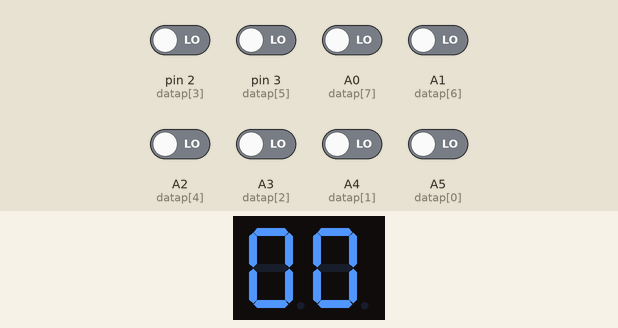
This sketch was run on a simulated Arduino Uno, built with avr-gcc and run on an emulated ATmega328P. On the bench: 2-digit seven-segment display. Wiring (inferred from the names in the program): 2-digit 7-segment display, segments lit when HIGH: segments pin 11, pin 12, pin 5, pin 7, pin 8, pin 10, pin 9; digit selects pin 4, pin 6. The test bench sets the inputs (shaded band); at power-on: A0 (datap[7]), A1 (datap[6]), A2 (datap[4]), A3 (datap[2]), A4 (datap[1]), A5 (datap[0]), pin 2 (datap[3]), pin 3 (datap[5]) LOW. The segment pins are drawn as the display they are named for.

Above: at 1.2 s.
1.3 s: pin 2 (datap[3]) driven HIGH
At 2.0 s:
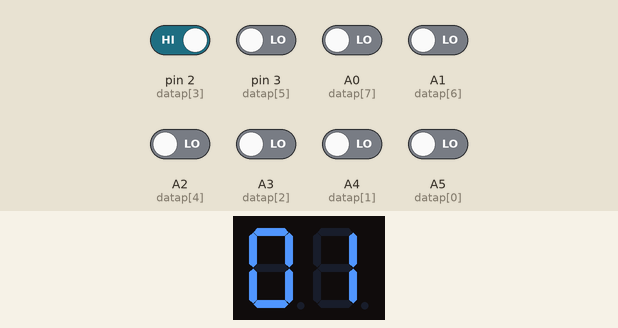
2.8 s: pin 3 (datap[5]) driven HIGH
At 3.1 s:
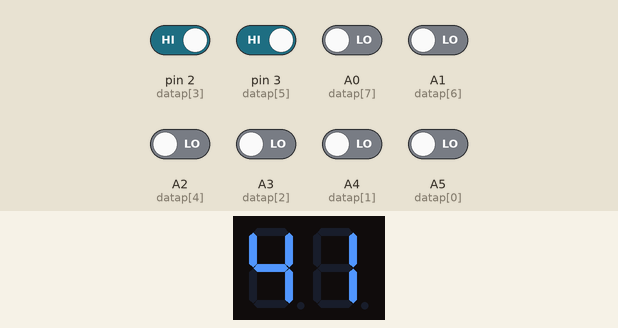
4.3 s: A2 (datap[4]) driven HIGH
At 4.7 s:
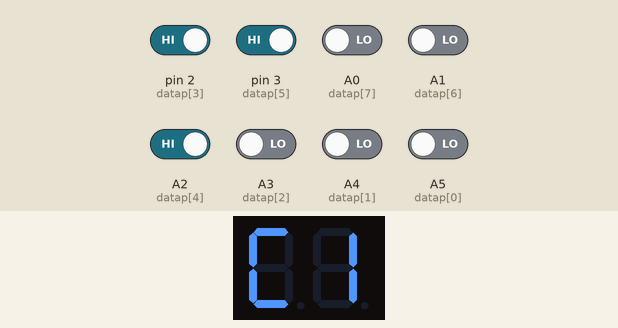
5.8 s: A0 (datap[7]) driven HIGH
At 6.6 s:
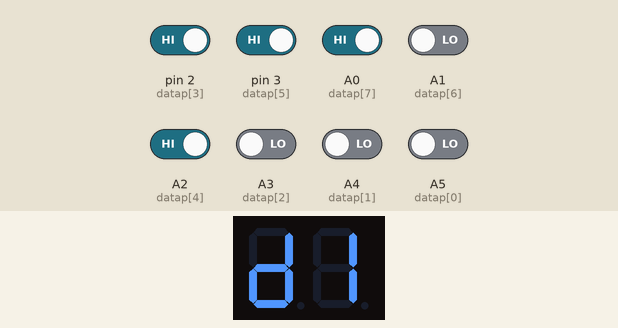
7.3 s: A1 (datap[6]) driven HIGH
At 8.2 s:
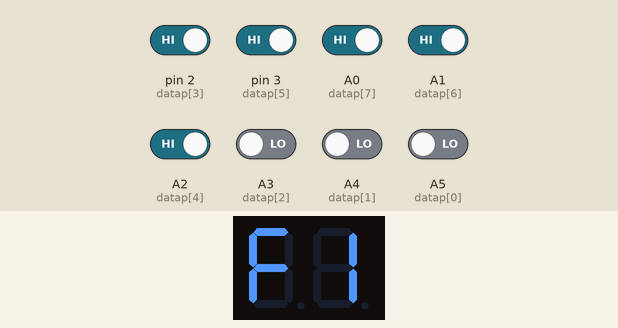
8.8 s: A0 (datap[7]) driven LOW
At 9.3 s:
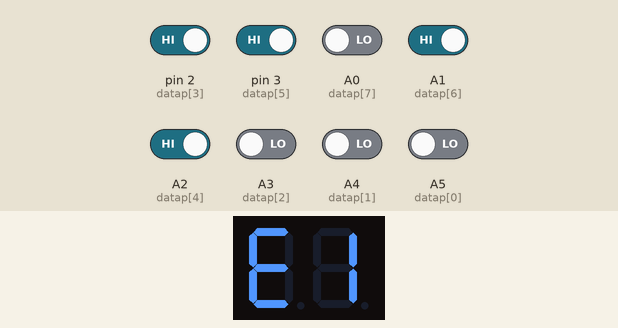
Timing chart, 0 to 11.3 s (numbered marks = the images above; inputs shaded):
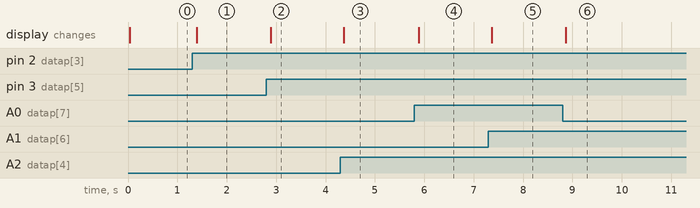

The sketch:

v1.ino
```cpp
const int segment[] = {11,12,5,7,8,10,9};
const int enable[] = {4,6};
const byte nums[] = {0x3F,0x06,0x5B,0x4F,0X66,0X6D,0X7D,0X7,0XFF,0X6F,0X77,0X7C,0X39,0X5E,0X79,0X71};
const int datap[] = {A5,A4,A3,2,A2,3,A1,A0};
byte data  = 0;


void show(byte num)
{
  num = nums[num];
  for(int i = 0 ; i < 7 ; i++)
  {
     digitalWrite(segment[i],num & 1);
     num = num >> 1;
  }
}

void enable_seg(int i)
{
 if ( i % 2 == 0 )
 {
   digitalWrite(enable[0],LOW);
   digitalWrite(enable[1],HIGH);
 }
 else
 {
   digitalWrite(enable[1],LOW);
   digitalWrite(enable[0],HIGH);
 }
}


void setup() {

  for(int i = 0 ; i < 8 ; i++)
  {
    pinMode(datap[i],INPUT);
  }
  for(int i = 0 ; i < 2 ; i++)
  {
    pinMode(enable[i],OUTPUT);
  }
  for(int i = 0 ; i < 7 ; i++)
  {
    pinMode(segment[i],OUTPUT);
  }
}
void readEEPROM()
{
  data = 0x00;
  for(int i = 0 ; i < 8 ; i++)
  {
    data = data << 1;
    data += digitalRead(datap[i]);

  }
}
void loop() {
  // put your main code here, to run repeatedly:
 readEEPROM();
 enable_seg(0);
 show(((int) data) % 16);
 delay(10);
 enable_seg(1);
 show(((int) data) / 16);
 delay(10);

}
```

Measured:
- after the input at 1.3 s, the display: changes after 0.09 s (image 1)
- after the input at 2.8 s, the display: changes after 0.09 s (image 2)
- after the input at 4.3 s, the display: changes after 0.07 s (image 3)
- after the input at 5.8 s, the display: changes after 0.09 s (image 4)
- after the input at 7.3 s, the display: changes after 0.07 s (image 5)
- after the input at 8.8 s, the display: changes after 0.07 s (image 6)
